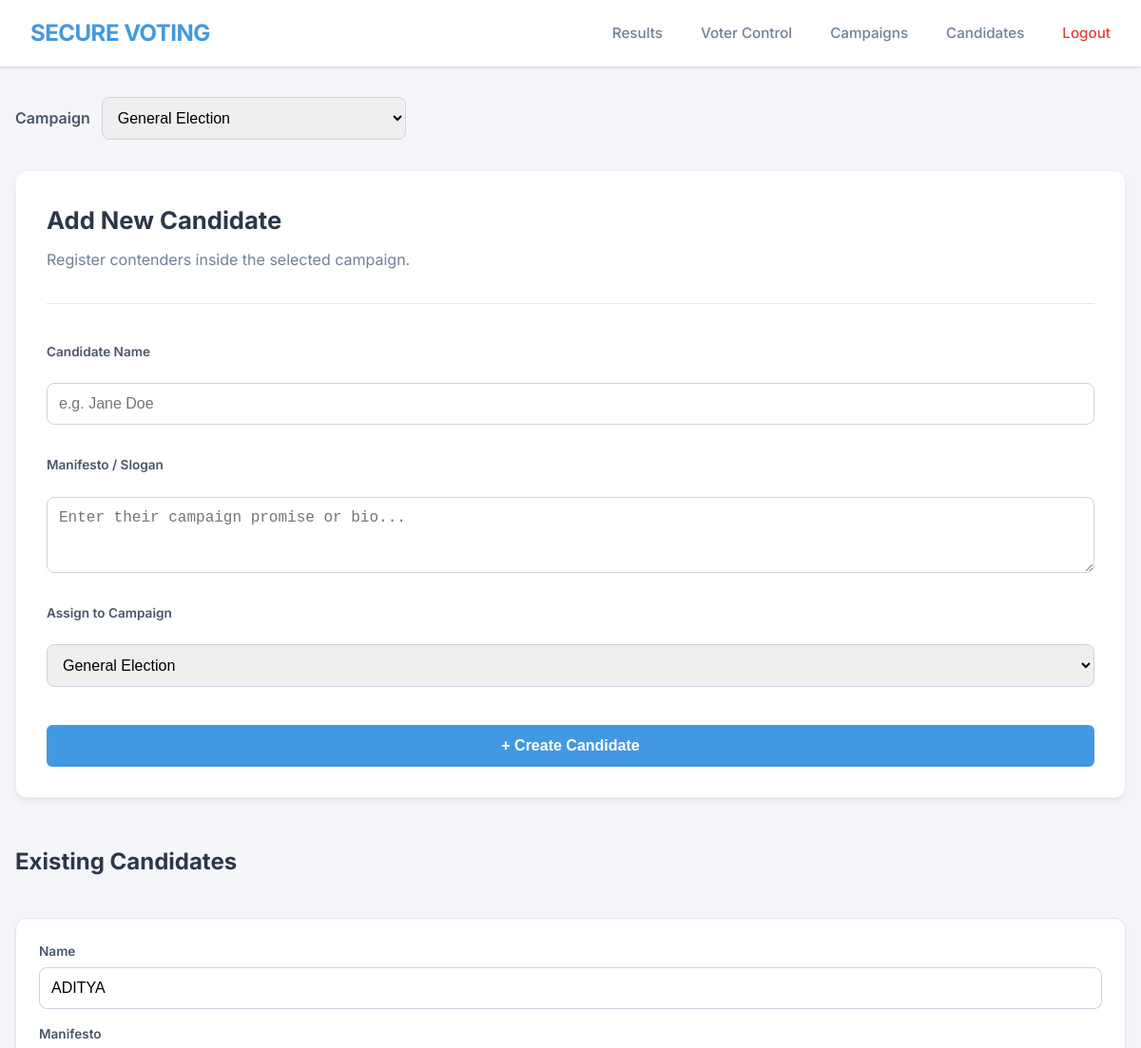
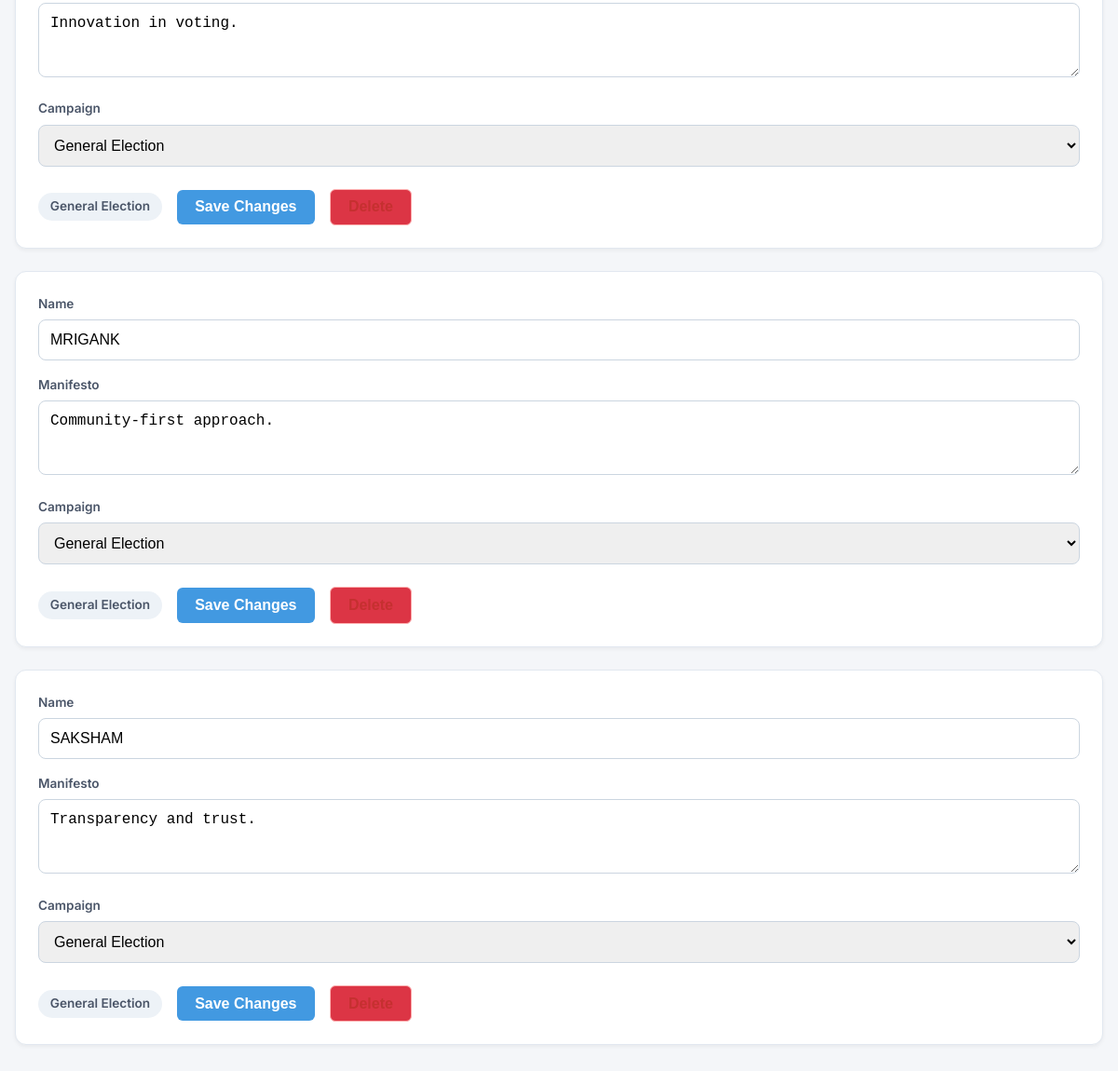
Page /admin/candidates (signed in) on the committed database (2 pictures, top to bottom).
### models/vote_model.py (models this page shows)
class Candidate(db.Model):
    __tablename__ = "candidates"
    id = db.Column(db.Integer, primary_key=True)
    name = db.Column(db.String(120), nullable=False)
    manifesto = db.Column(db.Text, nullable=True)
    campaign_id = db.Column(db.Integer, db.ForeignKey("campaigns.id"), nullable=False)
    votes = db.relationship("Vote", back_populates="candidate", cascade="all, delete")
    campaign = db.relationship("Campaign", back_populates="candidates")

class Campaign(db.Model):
    __tablename__ = "campaigns"
    id = db.Column(db.Integer, primary_key=True)
    name = db.Column(db.String(120), unique=True, nullable=False)
    description = db.Column(db.Text, nullable=True)
    is_active = db.Column(db.Boolean, nullable=False, default=True)
    start_at = db.Column(db.DateTime, nullable=True)
    end_at = db.Column(db.DateTime, nullable=True)
    created_at = db.Column(db.DateTime, server_default=db.func.now())
    candidates = db.relationship(
        "Candidate", back_populates="campaign", cascade="all, delete-orphan"
    )
    votes = db.relationship("Vote", back_populates="campaign", cascade="all, delete")

### app.py (the view, shortened to what this page needs)
    @app.route("/admin/candidates", methods=["GET", "POST"])
    @admin_required
    def admin_candidates():
        campaigns = Campaign.query.order_by(
            Campaign.created_at.desc()
        ).all()
        if not campaigns:
            flash("Create a campaign before adding candidates.", "warning")
            return redirect(url_for("admin_campaigns"))
        selected_campaign_id = request.args.get("campaign_id", type=int)
        if campaigns:
            campaign_ids = {campaign.id for campaign in campaigns}
            if selected_campaign_id is None or selected_campaign_id not in campaign_ids:
                selected_campaign_id = campaigns[0].id
        candidates_query = Candidate.query.options(joinedload(Candidate.campaign))
        if selected_campaign_id:
            candidates_query = candidates_query.filter(
                Candidate.campaign_id == selected_campaign_id
            )
        candidates = candidates_query.order_by(Candidate.name.asc()).all()
        return render_template(
            "admin_candidates.html",
            candidates=candidates,
            campaigns=campaigns,
            selected_campaign_id=selected_campaign_id,
        )

### templates/admin_candidates.html (shortened to what this page needs)
{% extends "base.html" %}
{% block content %}
<div class="filter-bar">
    <label for="campaign-filter">Campaign</label>
    <form method="get" style="display: contents;">
        <select id="campaign-filter" name="campaign_id" onchange="this.form.submit()">
            {% for campaign in campaigns %}
                <option value="{{ campaign.id }}" {% if campaign.id == selected_campaign_id %}selected{% endif %}>
                    {{ campaign.name }} {% if not campaign.is_active %}(Paused){% endif %}
                </option>
            {% endfor %}
        </select>
    </form>
</div>
<section class="section-wrapper">
    <div class="styled-form">
        <div class="card-header">
            <h2>Add New Candidate</h2>
            <p style="color:#718096;margin-top:0.5rem;">Register contenders inside the selected campaign.</p>
        </div>
        <form method="post">
            <label class="form-group-label">Candidate Name</label>
            <input type="text" name="name" required placeholder="e.g. Jane Doe">
            <label class="form-group-label">Manifesto / Slogan</label>
            <textarea name="manifesto" rows="3" placeholder="Enter their campaign promise or bio..."></textarea>
            <label class="form-group-label">Assign to Campaign</label>
            <select name="campaign_id" required>
                {% for campaign in campaigns %}
                    <option value="{{ campaign.id }}" {% if campaign.id == selected_campaign_id %}selected{% endif %}>
                        {{ campaign.name }} {% if not campaign.is_active %}(Paused){% endif %}
                    </option>
                {% endfor %}
            </select>
            <div style="margin-top:1.5rem;">
                <button type="submit" style="width:100%;padding:0.8rem;">+ Create Candidate</button>
            </div>
        </form>
    </div>
</section>
<section class="section-wrapper">
    <h2 style="font-size:1.5rem;color:#2d3748;margin-bottom:1rem;">Existing Candidates</h2>
    {% if candidates %}
        <table class="candidates-table">
            <tbody>
                {% for candidate in candidates %}
                    <tr>
                        <td>
                            <form method="post" class="edit-form-grid">
                                <div>
                                    <label class="form-group-label">Name</label>
                                    <input type="text" name="name" value="{{ candidate.name }}" required>
                                </div>
                                <div>
                                    <label class="form-group-label">Manifesto</label>
                                    <textarea name="manifesto" rows="3">{{ candidate.manifesto }}</textarea>
                                </div>
                                <div>
                                    <label class="form-group-label">Campaign</label>
                                    <select name="campaign_id" required>
                                        {% for campaign in campaigns %}
                                            <option value="{{ campaign.id }}" {% if campaign.id == candidate.campaign_id %}selected{% endif %}>
                                                {{ campaign.name }} {% if not campaign.is_active %}(Paused){% endif %}
                                            </option>
                                        {% endfor %}
                                    </select>
                                </div>
                                <div class="row-actions">
                                    <span class="campaign-pill"> {{ candidate.campaign.name }} </span>
                                    <button type="submit">Save Changes</button>
                                    <button class="danger" name="action" value="delete" onclick="return confirm('Delete {{ candidate.name }}? This cannot be undone.');">
                                    </button>
                                </div>
                            </form>
                        </td>
                    </tr>
                {% endfor %}
            </tbody>
        </table>
    {% else %}
        <div class="empty-state">
            <p>No candidates for this campaign yet.</p>
            <small>Use the form above to add the first candidate.</small>
        </div>
    {% endif %}
</section>
{% endblock %}

### static/css/main.css (style rules this page uses)
:root { font-family: "Inter", system-ui, -apple-system, BlinkMacSystemFont, sans-serif; background-color: #f4f6fb; color: #1f2933; }
body { margin: 0; }
form { display: flex; flex-direction: column; gap: 1rem; }
input, button, textarea { padding: 0.75rem; border-radius: 8px; border: 1px solid #cbd5e1; font-size: 1rem; }
button { background: #0d6efd; color: #fff; border: none; cursor: pointer; }
button.danger { background: #dc3545; }
table { width: 100%; border-collapse: collapse; margin-top: 1rem; }
th, td { padding: 0.75rem; border-bottom: 1px solid #e2e8f0; text-align: left; }
.row-actions { display: flex; gap: 0.5rem; flex-wrap: wrap; }

### templates/base.html (style rules this page uses)
:root { --primary-color: #4299e1; --primary-hover: #3182ce; --bg-color: #f4f6f9; --text-dark: #1a202c; --text-light: #718096; --white: #ffffff; --shadow-sm: 0 1px 3px 0 rgba(0, 0, 0, 0.1), 0 1px 2px 0 rgba(0, 0, 0, 0.06); --shadow-md: 0 4px 6px -1px rgba(0, 0, 0, 0.1), 0 2px 4px -1px rgba(0, 0, 0, 0.06); }
body { margin: 0; padding: 0; font-family: 'Inter', sans-serif; background-color: var(--bg-color); color: var(--text-dark); line-height: 1.6; min-height: 100vh; display: flex; flex-direction: column; }

### templates/admin_candidates.html (style rules this page uses)
.section-wrapper { margin-bottom: 3rem; }
.styled-form { background: #ffffff; padding: 2rem; border-radius: 12px; box-shadow: 0 4px 6px -1px rgba(0, 0, 0, 0.08); border: 1px solid #edf2f7; }
.card-header { margin-bottom: 1.5rem; padding-bottom: 1rem; border-bottom: 1px solid #e2e8f0; }
.card-header h2 { margin: 0; font-size: 1.6rem; color: #2d3748; }
.filter-bar { display: flex; flex-wrap: wrap; gap: 0.75rem; margin-bottom: 2rem; align-items: center; }
.filter-bar label { font-weight: 600; color: #4a5568; }
.filter-bar select, select, input[type="text"], textarea { width: 100%; padding: 0.75rem; border: 1px solid #cbd5e0; border-radius: 8px; font-size: 1rem; box-sizing: border-box; }
.filter-bar select { min-width: 240px; max-width: 320px; }
textarea { resize: vertical; min-height: 80px; }
.form-group-label { display: block; font-size: 0.85rem; font-weight: 600; color: #4a5568; margin-bottom: 0.35rem; margin-top: 1rem; }
.form-group-label:first-child { margin-top: 0; }
button { padding: 0.6rem 1.2rem; border-radius: 6px; font-weight: 600; cursor: pointer; border: none; }
button[type="submit"] { background-color: #4299e1; color: #fff; }
.danger { background-color: #fff5f5; color: #c53030; border: 1px solid #feb2b2; }
.candidates-table { width: 100%; border-collapse: separate; border-spacing: 0 1.5rem; }
.candidates-table td { background: #fff; border: 1px solid #e2e8f0; border-radius: 12px; padding: 1.5rem; box-shadow: 0 2px 4px rgba(0, 0, 0, 0.05); }
.edit-form-grid { display: flex; flex-direction: column; gap: 1rem; }
.row-actions { display: flex; gap: 1rem; align-items: center; margin-top: 0.5rem; }
.campaign-pill { display: inline-flex; align-items: center; gap: 0.35rem; background: #edf2f7; border-radius: 999px; padding: 0.25rem 0.8rem; font-size: 0.85rem; color: #4a5568; font-weight: 600; }

### rows in the picture
Candidate: name "ADITYA", manifesto "Innovation in voting.", campaign_id "General Election", campaign.name "General Election"
Candidate: name "MRIGANK", manifesto "Community-first approach.", campaign_id "General Election", campaign.name "General Election"
Candidate: name "SAKSHAM", manifesto "Transparency and trust.", campaign_id "General Election", campaign.name "General Election"

### other values in the picture
form field campaign_id "General Election"
